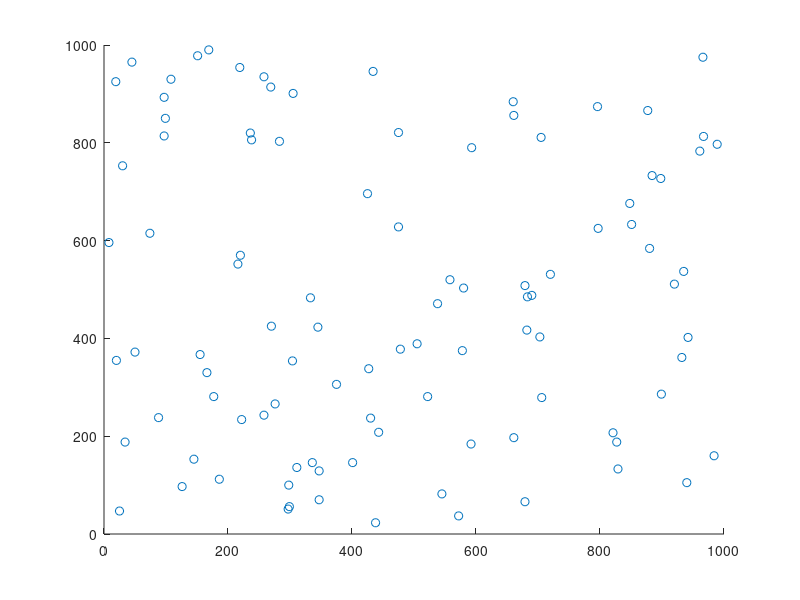

MATLAB code for this plot: (Note: this script raises an error after producing the figure.)
% Tentative Centroid and Closest Pair by complex numbers
% Mikko I. Malinen
% 2026
% v0.01

clear all;



%  data points

% X = [0 0; 0 2; 5 0; 5 1];
%X = load('../../datasets/s2.txt');

%X = randi(1000,10,2);    % range = 1..1000  n = 10, d = 2 
X = randi(1000,100,2);    % range = 1..1000  n = 100, d = 2 
% 1000 points is too much:
%X = randi(1000,1000,2);    % range = 1..1000  n = 1000, d = 2 

% Let's transform X to complex numbers

n = size(X,1);

%z = [complex(X(1,1),X(1,2)); complex(X(2,1),X(2,2)); complex(X(3,1),X(3,2)); complex(X(4,1),X(4,2))];

for ii = 1:n
    z(ii) = complex(X(ii,1),X(ii,2));
end

% 4 points
%
% z = [complex(0,0); complex(0,2); complex(5,0); complex(5,1)];  % first, (1,2) ok
%z = [complex(0,0); complex(0,10); complex(5,5); complex(6,1)]; % (1,2) ok
%z = [complex(0,0); complex(10,10); complex(5,5); complex(6,1)]; % (2,3) ok

%6 points
%z = [complex(0,0); complex(0,1); complex(5,0); complex(5,1); complex(6,3); complex(2,2)];



for repeats = 1:1      % repeats may be set higher for running time
                       % calculation, but every repeat gives same result

tic;

number_of_clusters = 2;


cluster_size = floor(n/number_of_clusters);
for k = 1:n  % k is here index of point inside contour
product = ones(n,1);
for point_number = 1:n
    if k ~= point_number
        product(k) = product(k) * (z(k)-z(point_number));
    end
end
Res(k) = 1/product(k);
end % for k

for ii = 1:n
    Abs_of_Res(ii) = abs(Res(ii));
end

toc;
end % repeats


[B,indices] = sort(Abs_of_Res,'descend')

figure;
scatter(X(:,1),X(:,2),'b.')
hold on;
%sz = 100:-floor(100/n):floor(100/n);
sz = B./B(1).*100;
scatter(X(indices,1),X(indices,2),sz,'bO','filled')   % size sz shows centrality and closeness
%title('Dataset')
hold on;
scatter(X(indices(1),1),X(indices(1),2),100,'rO','filled')       % 100 is size
hold on;
% 100-floor(100/n) is size, [0.9290 0.6940 0.1250] is orange
scatter(X(indices(2),1),X(indices(2),2),100-floor(100/n),[0.9290 0.6940 0.1250],'filled')     
title('Tentative Centroid (red) and Closest pair (red and orange)');
